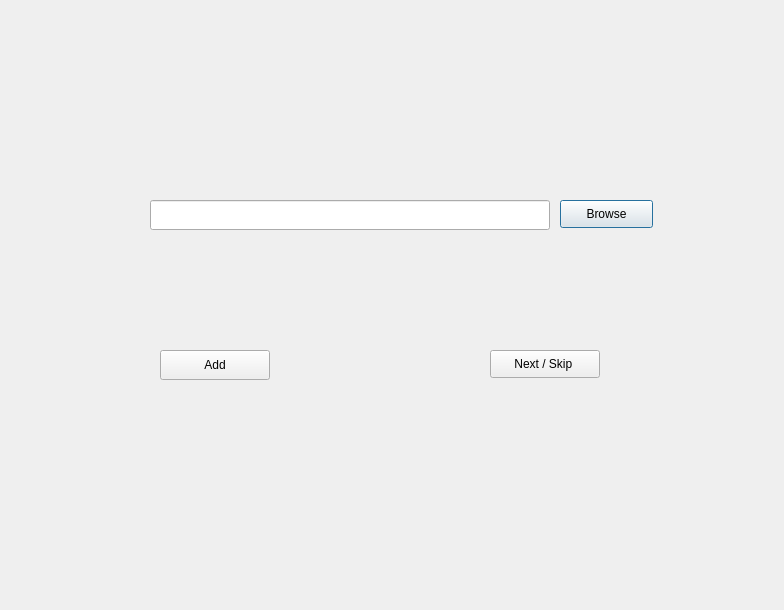
<?xml version="1.0" encoding="UTF-8"?>
<ui version="4.0">
 <class>Dialog</class>
 <widget class="QDialog" name="Dialog">
  <property name="geometry">
   <rect>
    <x>0</x>
    <y>0</y>
    <width>784</width>
    <height>610</height>
   </rect>
  </property>
  <property name="windowTitle">
   <string>Dialog</string>
  </property>
  <property name="windowIcon">
   <iconset>
    <normaloff>001.png</normaloff>001.png</iconset>
  </property>
  <widget class="QLineEdit" name="path">
   <property name="geometry">
    <rect>
     <x>150</x>
     <y>200</y>
     <width>400</width>
     <height>30</height>
    </rect>
   </property>
  </widget>
  <widget class="QPushButton" name="browseButton">
   <property name="geometry">
    <rect>
     <x>560</x>
     <y>200</y>
     <width>93</width>
     <height>28</height>
    </rect>
   </property>
   <property name="text">
    <string>Browse</string>
   </property>
  </widget>
  <widget class="QPushButton" name="addButton">
   <property name="geometry">
    <rect>
     <x>160</x>
     <y>350</y>
     <width>110</width>
     <height>30</height>
    </rect>
   </property>
   <property name="text">
    <string>Add</string>
   </property>
  </widget>
  <widget class="QPushButton" name="nextButton">
   <property name="geometry">
    <rect>
     <x>490</x>
     <y>350</y>
     <width>110</width>
     <height>28</height>
    </rect>
   </property>
   <property name="text">
    <string>Next / Skip </string>
   </property>
  </widget>
 </widget>
 <resources/>
 <connections/>
</ui>
